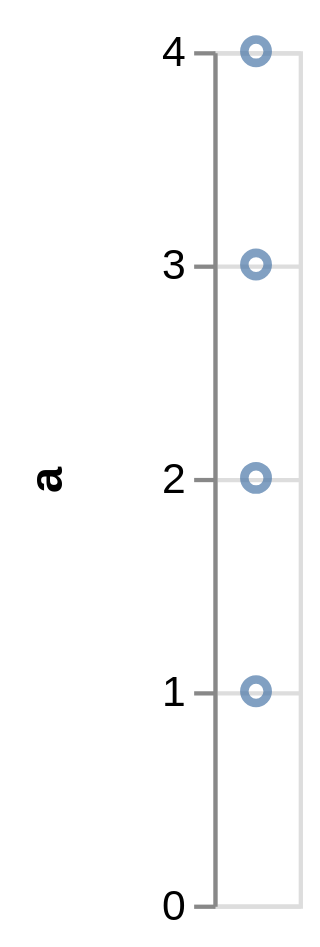

Write the Vega-Lite specification saved for this chart.
### Vega specification from a JSON file in a GitHub repository (floating-point values rounded to 4 significant figures)
{"$schema": "https://vega.github.io/schema/vega/v5.json", "autosize": "pad", "padding": 5, "width": 20, "height": 200, "style": "cell", "data": [{"name": "source_0", "values": "a\n1\n2\n3\n4", "format": {"type": "csv"}}], "marks": [{"name": "marks", "type": "symbol", "style": ["point"], "from": {"data": "source_0"}, "encode": {"update": {"opacity": {"value": 0.7}, "fill": [{"test": "datum[\"a\"] === null || isNaN(datum[\"a\"])", "value": null}, {"value": "transparent"}], "stroke": [{"test": "datum[\"a\"] === null || isNaN(datum[\"a\"])", "value": null}, {"value": "#4c78a8"}], "tooltip": {"signal": "{\"a\": format(datum[\"a\"], \"\")}"}, "x": {"signal": "width", "mult": 0.5}, "y": {"scale": "y", "field": "a"}}}}], "scales": [{"name": "y", "type": "linear", "domain": {"data": "source_0", "field": "a"}, "range": [{"signal": "height"}, 0], "nice": true, "zero": true}], "axes": [{"scale": "y", "orient": "left", "grid": false, "title": "a", "labelOverlap": true, "tickCount": {"signal": "ceil(height/40)"}, "zindex": 1}, {"scale": "y", "orient": "left", "grid": true, "tickCount": {"signal": "ceil(height/40)"}, "domain": false, "labels": false, "maxExtent": 0, "minExtent": 0, "ticks": false, "zindex": 0}], "config": {"axisY": {"minExtent": 30}}}
